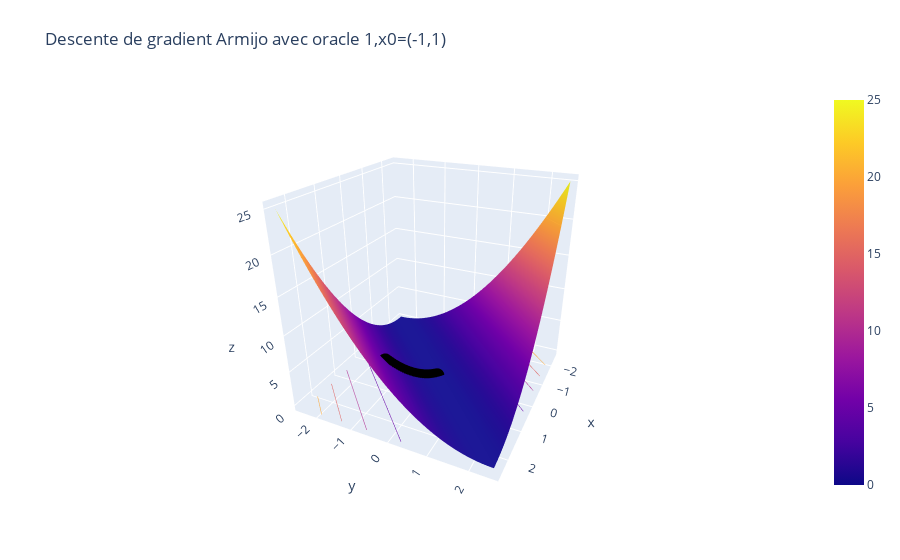

Notebook code for this chart:
### Code cell
visualisation(oracle_1,-2.5,2.5,np.array(Listes["Armijo,oracle 1"]),'Descente de gradient Armijo avec oracle 1,x0=(-1,1)')
